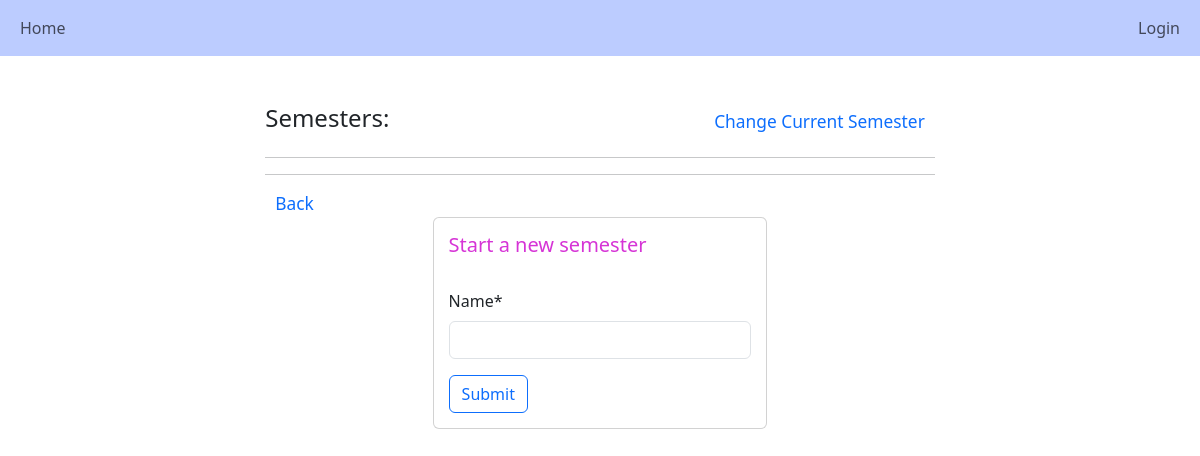
The app's page /semes/, older data.
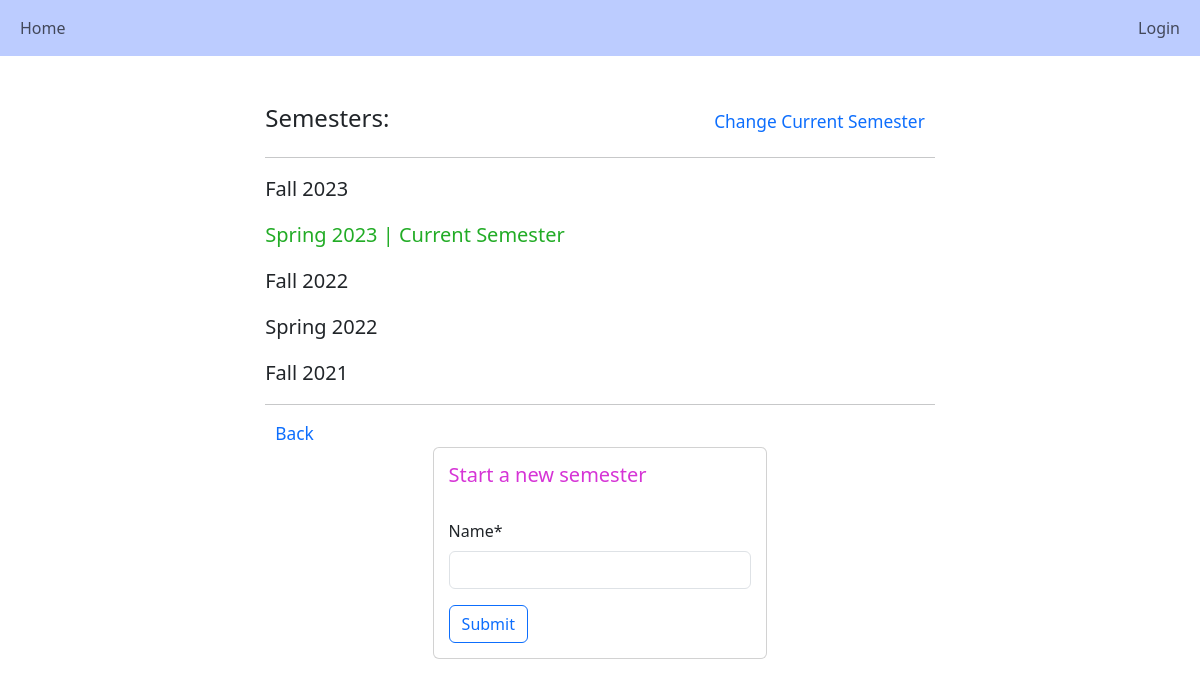
The same page, newer data.
### main/models.py (models this page shows)
class Semester(models.Model):
    name = models.CharField(max_length=255, default="")
    is_current = models.BooleanField(default=True)

### main/views.py (the view)
# urls.py: path('semes/', views.semes, name="semes"),
def semes(request):
    semesters = Semester.objects.all()
    if request.method == 'POST':
        form = SemesterForm(request.POST)
        if form.is_valid():
            sem = form.save(commit=False)
            sem.save()
            return redirect('/semes/', {"form":form, "semesters":semesters})
    else:
        form = SemesterForm()
    return render(request, 'main/semes.html', {"form":form, "semesters":semesters})

### main/forms.py
class SemesterForm(forms.ModelForm):
    class Meta:
        model = Semester
        fields = ["name"]

### main/templates/main/semes.html (shortened to what this page needs)
{% extends 'main/base.html' %}
{% load crispy_forms_tags %}
{% block content %}
<div style="width:60%; margin:auto">
    <br>
    <div style="display:flex; justify-content:space-between; align-items:center">
        <h4>Semesters:</h4>
        <a href="{% url 'current_semes' %}" style="font-size:13pt; text-decoration:none; margin-right:10px">Change Current Semester</a>
    </div>
    <hr>
    {% for semester in semesters %}
    <p {% if semester.is_current %} style="color:rgb(34, 172, 38); font-size:15pt"  {% else %} style="font-size:15pt" {% endif %}>{{semester.name}} {% if semester.is_current %} | Current Semester {% endif %}</p>
    {% endfor %}
    <hr>
    <a href="{% url 'home' %}" style="font-size:13pt; text-decoration:none; margin-left:10px">Back</a>
    <br>
    <div style="width:50%; padding:15px; margin:auto" class="card">
        <h5 style="color:rgb(214, 52, 214)">Start a new semester</h5><br>
        <form method="POST" name="semesterform">
            {{form|crispy}}
            <button type="sumbit" class="btn btn-outline-primary" name="submitform" >Submit</button>
        </form>
    </div>
    <br>
    <br>
</div>
{% endblock %}

### main/templates/main/base.html (shortened to what this page needs)
<!DOCTYPE html>
<html lang="en">
<head>
    <link href="https://cdn.jsdelivr.net/npm/bootstrap@5.3.2/dist/css/bootstrap.min.css" rel="stylesheet">
    <link rel="stylesheet" href="https://cdnjs.cloudflare.com/ajax/libs/font-awesome/4.7.0/css/font-awesome.min.css">
</head>
<body>
    <nav class="navbar navbar-light navbar-expand-lg" style="background-color: #bcccff;">
        <div class="container-fluid">
            <div>
                <ul class="nav navbar-nav">
                    <li class="nav-item">
                        <a class="nav-link" href="/home">Home</a>
                    </li>
                </ul>
            </div>
            <div>
                <ul class="navbar-nav">
                    {% if user.is_authenticated %}
                    <span class="navbar-text">Logged in as {{user.username}} | </span>
                    <li class="nav-item">
                        <a class="nav-link" href="/logout">Logout</a>
                    </li>
                    {% else %}
                    <li class="nav-item">
                        <a class="nav-link" href="/login">Login</a>
                    </li>
                    {% endif %}
                </ul>
            </div>
        </div>
    </nav><br>
        <div class="container">
            {% block content %}
            {% endblock %}
        </div>
</body>
</html>

Row changes from the older to the newer data that the page shows:
added Semester: name "Fall 2023"
added Semester: name "Spring 2023", is_current "| Current Semester"
added Semester: name "Fall 2022"
added Semester: name "Spring 2022"
added Semester: name "Fall 2021"
